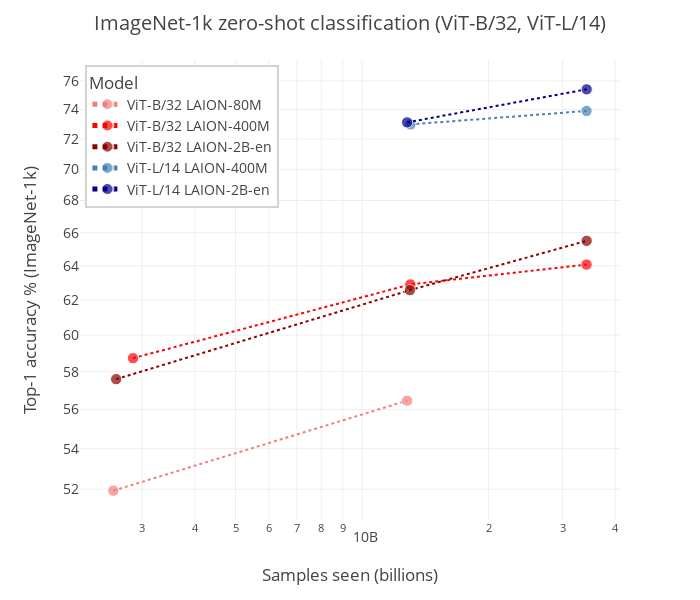

Notebook cell for this chart:
### Code cell
# 80m vs 400m figure
import plotly.express as px
#dd = d
#dd = d[d.dataset=="vtab+"].copy()
#target = "vtab+"
target = "imagenet1k"
pretty = {
    "vtab+": "VTAB+",
    "imagenet1k": "ImageNet-1k"
}[target]
slug = {
    "vtab+": "vtab_plus",
    "imagenet1k": "ImageNet1k"
}[target]
metric = {
    "vtab+": "Avg. top-1 accuracy",
    "imagenet1k": "Top-1 accuracy",
}[target]

#gmacs_vitb32 = act[act.model=="ViT-B-32"].gmacs.values[0]
#gmacs_vitl14 = act[act.model=="ViT-L-14"].gmacs.values[0]
gmacs_vitb32 = 1
gmacs_vitl14 = 1
ddn = [
    #b32
    
    # => 80m
    {"acc1": 51.93, "dataset": "imagenet1k", "gmacs_total": gmacs_vitb32 * 80000415 * 32  , "model_fullname": "ViT-B/32 LAION-80M", "model_fullname_pretty": "80M", "data": "LAION-80M", "epochs": 32},
    {"acc1": 56.46, "dataset": "imagenet1k", "gmacs_total": gmacs_vitb32 * 80000415 * 160  , "model_fullname": "ViT-B/32 LAION-80M", "model_fullname_pretty": "80M", "data": "LAION-80M", "epochs": 84},
    
    # => 400m
    {"acc1": 58.734, "dataset": "imagenet1k", "gmacs_total": gmacs_vitb32 * 407332084 * 7  , "model_fullname": "ViT-B/32 LAION-400M", "model_fullname_pretty": "400M", "data": "LAION-400M", "epochs": 32},
    #{"acc1": 58.164, "dataset": "imagenet1k", "gmacs_total": gmacs_vitb32 * 407332084 * 6  , "model_fullname": "ViT-B/32 LAION-400M", "model_fullname_pretty": "400M", "data": "LAION-400M", "epochs": 32},
    
    {"acc1": 62.9, "dataset": "imagenet1k", "gmacs_total": gmacs_vitb32 * 407332084 * 32  , "model_fullname": "ViT-B/32 LAION-400M", "model_fullname_pretty": "400M", "data": "LAION-400M", "epochs": 32},
    {"acc1": 64.07, "dataset": "imagenet1k", "gmacs_total": gmacs_vitb32 * 407332084 * 84  , "model_fullname": "ViT-B/32 LAION-400M", "model_fullname_pretty": "400M", "data": "LAION-400M", "epochs": 80}, 
    
    # => 2b
    

    {"acc1": 57.60, "dataset": "imagenet1k", "gmacs_total": gmacs_vitb32 * 13*200*10**6  , "model_fullname": "ViT-B/32 LAION-2B-en", "model_fullname_pretty": "2B", "data": "LAION-2B-en", "epochs": 65},
#    {"acc1": 57.42, "dataset": "imagenet1k", "gmacs_total": gmacs_vitb32 * 213334440 * 12  , "model_fullname": "ViT-B/32 LAION-2B-en", "model_fullname_pretty": "2B", "data": "LAION-2B-en", "epochs": 65},

    {"acc1": 62.564, "dataset": "imagenet1k", "gmacs_total": gmacs_vitb32 * 65*200*10**6  , "model_fullname": "ViT-B/32 LAION-2B-en", "model_fullname_pretty": "2B", "data": "LAION-2B-en", "epochs": 65},
    {"acc1": 65.5, "dataset": "imagenet1k", "gmacs_total": gmacs_vitb32 * 16*2139877172  , "model_fullname": "ViT-B/32 LAION-2B-en", "model_fullname_pretty": "2B", "data": "LAION-2B-en", "epochs": 16},
    
    #l14
        
    # => 400m
    {"acc1": 72.98, "dataset": "imagenet1k", "gmacs_total": gmacs_vitl14 * 407332084 * 32  , "model_fullname": "ViT-L/14 LAION-400M", "model_fullname_pretty": "400M", "data": "LAION-400M", "epochs": 32},
    {"acc1": 73.9, "dataset": "imagenet1k", "gmacs_total": gmacs_vitl14 * 407332084 * 84  , "model_fullname": "ViT-L/14 LAION-400M", "model_fullname_pretty": "400M", "data": "LAION-400M", "epochs": 84},
    
    # => 2b
    {"acc1": 73.12, "dataset": "imagenet1k", "gmacs_total": gmacs_vitl14 * 200000000 * 64  , "model_fullname": "ViT-L/14 LAION-2B-en", "model_fullname_pretty": "400M", "data": "LAION-2B-en", "epochs": 16},
    {"acc1": 75.4, "dataset": "imagenet1k", "gmacs_total": gmacs_vitl14 * 16*2139877172  , "model_fullname": "ViT-L/14 LAION-2B-en", "model_fullname_pretty": "400M", "data": "LAION-2B-en", "epochs": 16},
    
    
]
ddn = pd.DataFrame(ddn)
ddn = ddn[ddn.dataset==target].copy()
ddn["Dataset"] = ddn["data"]
#ddn["name"] =
ddn["model"] = ddn["model_fullname"].apply(lambda s:s.split()[0])


def func(d):
    model, data = d.model_fullname.split()
    if model == "ViT-B/32":
        if data == "LAION-80M":
            return "lightcoral"
        elif data == "LAION-400M":
            return "red"
        else:
            return "darkred"
    elif model == "ViT-L/14":
        if data == "LAION-80M":
            return "skyblue"
        elif data == "LAION-400M":
            return "steelblue"
        else:
            return "darkblue"
    else:
        print(model)
    
ddn["color"]= ddn.apply(func, axis=1)
print(ddn["color"])

fig = px.scatter(
    data_frame=ddn, 
    x='gmacs_total',
    y='acc1', 
    log_x=False, log_y=True,
    color="data",
    height=500,
    width=600,
    template="none",
)
colors = {
    ddn.loc[idx, "model_fullname"]:ddn.loc[idx, "color"]
    for idx in ddn.index.values
}
ddn["Model"] = ddn["model_fullname"]
#ddn = ddn[ddn.model=="ViT-B/32"]
#ddn = ddn[ddn.model=="ViT-L/14"]
size = 8
ddn["size"] = size
fig=px.scatter(
    data_frame=ddn, 
    x='gmacs_total',
    y='acc1', 
    
    #color="Dataset",
    #line_group="Model",
    #line_dash="",
    color="Model",
    color_discrete_map=colors,
    #markers=True,
    log_x=True, log_y=True,
    height=600,
    width=700,
    size="size",
    size_max=size,
    template="none",
    #line={'dash': 'solid', 'color': 'green'}
    #mode="markers"
    #trendline="lowess",
    #dash="solid",
    #trendline_options=dict(log_x=True, log_y=False),

    #range_x=[0, 280*10**9],
)


fig.update_layout(legend=dict(
    yanchor="top",
    y=0.99,
    xanchor="left",
    x=0.01,
    bordercolor="LightGray",
    borderwidth=2,
))
fig.update_layout(
    title_text=f'{pretty} zero-shot classification (ViT-B/32, ViT-L/14)', 
    title_x=0.5, 
    xaxis_title='Samples seen (billions)', 
    yaxis_title=f'{metric} % ({pretty})',
    font=dict(
         size=14,
    )
)
#print(fig.data[0])
print(len(fig.data))
fig.update_traces(mode='lines+markers')
#for i in range(len(fig.data)):
#    fig.data[i].line.dash = 'dot'
fig.update_traces(patch={"line": {"dash": 'dot'}},) 
fig.write_image(f"samples_seen_vs_top1_{slug}.pdf")
fig.show()

### Figure 1 — Plotly figure (JSON) as saved in the notebook; plotly's stock layout.template omitted (floating-point values rounded to 4 significant figures)
{"data": [{"hovertemplate": "Model=ViT-B/32 LAION-80M<br>gmacs_total=%{x}<br>acc1=%{y}<br>size=%{marker.size}<extra></extra>", "legendgroup": "ViT-B/32 LAION-80M", "line": {"dash": "dot"}, "marker": {"color": "lightcoral", "size": [8, 8], "sizemode": "area", "sizeref": 0.125, "symbol": "circle"}, "mode": "lines+markers", "name": "ViT-B/32 LAION-80M", "orientation": "v", "showlegend": true, "type": "scatter", "x": [2560013280, 12800066400], "xaxis": "x", "y": [51.93, 56.46], "yaxis": "y"}, {"hovertemplate": "Model=ViT-B/32 LAION-400M<br>gmacs_total=%{x}<br>acc1=%{y}<br>size=%{marker.size}<extra></extra>", "legendgroup": "ViT-B/32 LAION-400M", "line": {"dash": "dot"}, "marker": {"color": "red", "size": [8, 8, 8], "sizemode": "area", "sizeref": 0.125, "symbol": "circle"}, "mode": "lines+markers", "name": "ViT-B/32 LAION-400M", "orientation": "v", "showlegend": true, "type": "scatter", "x": [2851324588, 13034626688, 34215895056], "xaxis": "x", "y": [58.73, 62.9, 64.07], "yaxis": "y"}, {"hovertemplate": "Model=ViT-B/32 LAION-2B-en<br>gmacs_total=%{x}<br>acc1=%{y}<br>size=%{marker.size}<extra></extra>", "legendgroup": "ViT-B/32 LAION-2B-en", "line": {"dash": "dot"}, "marker": {"color": "darkred", "size": [8, 8, 8], "sizemode": "area", "sizeref": 0.125, "symbol": "circle"}, "mode": "lines+markers", "name": "ViT-B/32 LAION-2B-en", "orientation": "v", "showlegend": true, "type": "scatter", "x": [2600000000, 13000000000, 34238034752], "xaxis": "x", "y": [57.6, 62.56, 65.5], "yaxis": "y"}, {"hovertemplate": "Model=ViT-L/14 LAION-400M<br>gmacs_total=%{x}<br>acc1=%{y}<br>size=%{marker.size}<extra></extra>", "legendgroup": "ViT-L/14 LAION-400M", "line": {"dash": "dot"}, "marker": {"color": "steelblue", "size": [8, 8], "sizemode": "area", "sizeref": 0.125, "symbol": "circle"}, "mode": "lines+markers", "name": "ViT-L/14 LAION-400M", "orientation": "v", "showlegend": true, "type": "scatter", "x": [13034626688, 34215895056], "xaxis": "x", "y": [72.98, 73.9], "yaxis": "y"}, {"hovertemplate": "Model=ViT-L/14 LAION-2B-en<br>gmacs_total=%{x}<br>acc1=%{y}<br>size=%{marker.size}<extra></extra>", "legendgroup": "ViT-L/14 LAION-2B-en", "line": {"dash": "dot"}, "marker": {"color": "darkblue", "size": [8, 8], "sizemode": "area", "sizeref": 0.125, "symbol": "circle"}, "mode": "lines+markers", "name": "ViT-L/14 LAION-2B-en", "orientation": "v", "showlegend": true, "type": "scatter", "x": [12800000000, 34238034752], "xaxis": "x", "y": [73.12, 75.4], "yaxis": "y"}], "layout": {"font": {"size": 14}, "height": 600, "legend": {"bordercolor": "LightGray", "borderwidth": 2, "itemsizing": "constant", "title": {"text": "Model"}, "tracegroupgap": 0, "x": 0.01, "xanchor": "left", "y": 0.99, "yanchor": "top"}, "margin": {"t": 60}, "title": {"text": "ImageNet-1k zero-shot classification (ViT-B/32, ViT-L/14)", "x": 0.5}, "width": 700, "xaxis": {"anchor": "y", "autorange": true, "domain": [0, 1], "range": [9.329, 10.61], "title": {"text": "Samples seen (billions)"}, "type": "log"}, "yaxis": {"anchor": "x", "autorange": true, "domain": [0, 1], "range": [1.704, 1.889], "title": {"text": "Top-1 accuracy % (ImageNet-1k)"}, "type": "log"}}}
